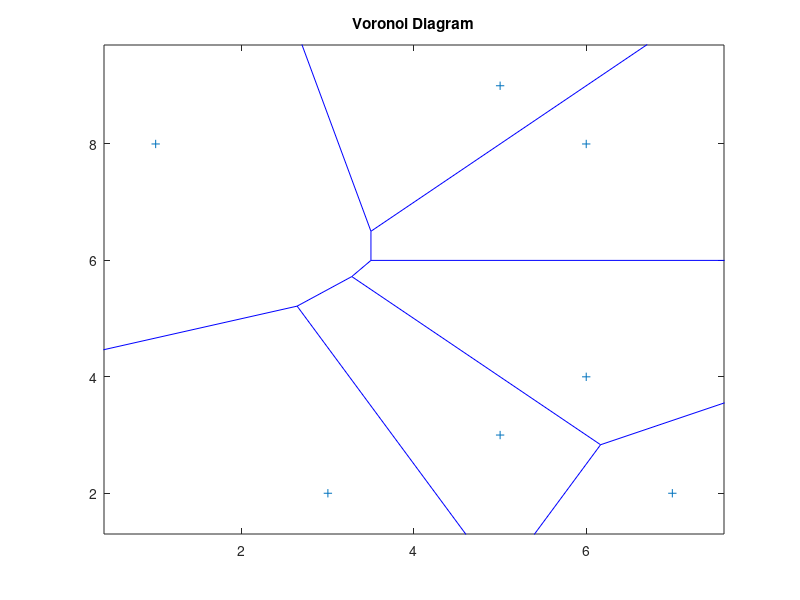

This chart was generated by the following MATLAB code: (Note: this script raises an error after producing the figure.)
clc; clear; clf

% positions of the 7 agents
pos = [3 2; 5 3; 6 4; 5 9; 6 8; 7 2; 1 8];

% check if pos is a 7x2 matrix
if size(pos, 1) ~= 7 || size(pos, 2) ~= 2
    error('Input should be a 7x2 matrix where each row is an (x, y) coordinate of an agent.');
end

% Voronoi Diagram
figure(1);
voronoi(pos(:,1), pos(:,2));
title('Voronoi Diagram');

% Proximity Graph
figure(2);
DT = delaunayTriangulation(pos(:,1), pos(:,2));
triplot(DT);
title('Proximity Graph');
